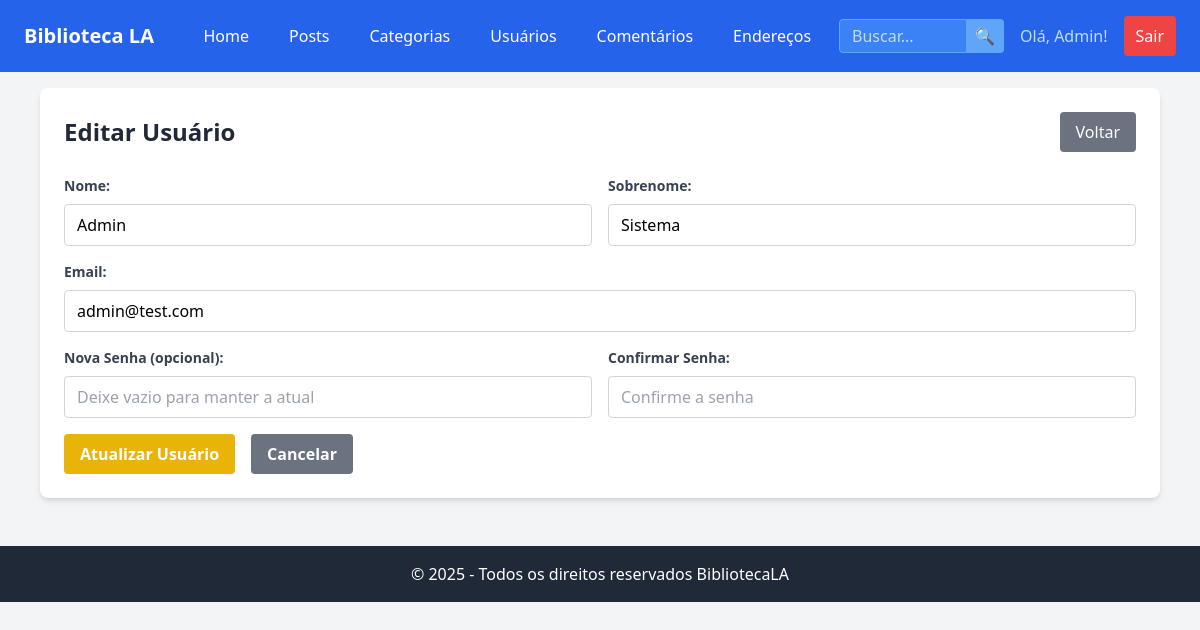
The app's page /admin/index.php?page=usuarios&action=edit&id=1 (signed in) with its own data.
### tables this page shows
CREATE TABLE IF NOT EXISTS `usuarios` (
  `id` INT AUTO_INCREMENT NOT NULL, 
  `nome` VARCHAR(255) NOT NULL,
  `sobrenome` VARCHAR(255) NOT NULL,
  `email` VARCHAR(255) NOT NULL,
  `password` VARCHAR(127) NOT NULL,
  `phone1` VARCHAR(45) NULL,
  `tipo_phone1` VARCHAR(16) NULL,
  `phone2` VARCHAR(45) NULL,
  `tipo_phone2` VARCHAR(16) NULL,
  `created_at` TIMESTAMP NOT NULL,
  `updated_at` TIMESTAMP NOT NULL,
  PRIMARY KEY (`id`));

### admin/database/Conexao.php (called while the page is built)
<?php
class Conexao {
    private static $host = 'localhost';
    private static $port = '3306';
    private static $dbname = 'meu_blog';
    private static $usuario = 'root';
    private static $senha = '';
    private static $pdo = null;
    public static function getConexao() {
        if (self::$pdo === null) {
            try {
                self::$pdo = new PDO(
                    'mysql:host=' . self::$host . ';port=' . self::$port . ';dbname=' . self::$dbname . ';charset=utf8',
                    self::$usuario,
                    self::$senha
                );
                self::$pdo->setAttribute(PDO::ATTR_ERRMODE, PDO::ERRMODE_EXCEPTION);
            } catch (PDOException $e) {
                die('Erro de conexão: ' . $e->getMessage());
            }
        }
        return self::$pdo;
    }
}
?>

### admin/services/UserService.php (called while the page is built, shortened)
<?php
require_once __DIR__ . '/../database/Conexao.php';
require_once __DIR__ . '/../database/Usuario.php';
class UserService {
    private $pdo;
    public function __construct() {
        $this->pdo = Conexao::getConexao();
    }
    public function getUserById($id) {
        $sql = "SELECT * FROM usuarios WHERE id = ?";
        $stmt = $this->pdo->prepare($sql);
        $stmt->execute([$id]);
        $row = $stmt->fetch();
        if ($row) {
            $user = new Usuario();
            $user->setId($row['id']);
            $user->setNome($row['nome']);
            $user->setSobrenome($row['sobrenome']);
            $user->setEmail($row['email']);
            return $user;
        }
        return null;
    }
}
?>

### admin/database/Usuario.php (called while the page is built, shortened)
<?php
class Usuario {
    private $nome;
    private $sobrenome;
    private $email;
    public function __construct($id = null, $nome = null, $sobrenome = null, $email = null, $password = null, $phone1 = null, $tipo_phone1 = null, $phone2 = null, $tipo_phone2 = null, $created_at = null, $updated_at = null) {
        $this->nome = $nome;
        $this->sobrenome = $sobrenome;
        $this->email = $email;
    }
    public function getNome() { return $this->nome; }
    public function setNome($nome) { $this->nome = $nome; }
    public function getSobrenome() { return $this->sobrenome; }
    public function setSobrenome($sobrenome) { $this->sobrenome = $sobrenome; }
    public function getEmail() { return $this->email; }
    public function setEmail($email) { $this->email = $email; }
}
?>

### admin/components/usuario/UsuarioForm.php (the view, shortened to what this page needs)
<?php
require_once __DIR__ . '/../../services/UserService.php';
$userService = new UserService();
$nome = '';
$sobrenome = '';
$email = '';
$isEdit = false;
if (isset($_GET['id'])) {
    $usuario_id = $_GET['id'];
    $usuario = $userService->getUserById($usuario_id);
    if ($usuario) {
        $nome = $usuario->getNome();
        $sobrenome = $usuario->getSobrenome();
        $email = $usuario->getEmail();
        $isEdit = true;
    }
}
?>
<div class="bg-white rounded-lg shadow-md p-6">
    <div class="flex justify-between items-center mb-6">
        <h2 class="text-2xl font-bold text-gray-800">
            <?php echo $isEdit ? 'Editar Usuário' : 'Novo Usuário'; ?>
        </h2>
        <a href="?page=usuarios" class="bg-gray-500 hover:bg-gray-600 text-white px-4 py-2 rounded">
            Voltar
        </a>
    </div>
    <form method="POST" class="space-y-4">
        <div class="grid grid-cols-1 md:grid-cols-2 gap-4">
            <div>
                <label class="block text-gray-700 text-sm font-bold mb-2">
                    Nome:
                </label>
                <input type="text" name="nome" required
                       class="w-full px-3 py-2 border border-gray-300 rounded focus:outline-none focus:border-yellow-500"
                       value="<?php echo htmlspecialchars($nome); ?>"
                       placeholder="Digite o nome">
            </div>
            <div>
                <label class="block text-gray-700 text-sm font-bold mb-2">
                    Sobrenome:
                </label>
                <input type="text" name="sobrenome" required
                       class="w-full px-3 py-2 border border-gray-300 rounded focus:outline-none focus:border-yellow-500"
                       value="<?php echo htmlspecialchars($sobrenome); ?>"
                       placeholder="Digite o sobrenome">
            </div>
        </div>
        <div>
            <label class="block text-gray-700 text-sm font-bold mb-2">
                Email:
            </label>
            <input type="email" name="email" required
                   class="w-full px-3 py-2 border border-gray-300 rounded focus:outline-none focus:border-yellow-500"
                   value="<?php echo htmlspecialchars($email); ?>"
                   placeholder="Digite o email">
        </div>
        <div class="grid grid-cols-1 md:grid-cols-2 gap-4">
            <div>
                <label class="block text-gray-700 text-sm font-bold mb-2">
                    <?php echo $isEdit ? 'Nova Senha (opcional):' : 'Senha:'; ?>
                </label>
                <input type="password" name="senha" <?php echo $isEdit ? '' : 'required'; ?>
                       class="w-full px-3 py-2 border border-gray-300 rounded focus:outline-none focus:border-yellow-500"
                       minlength="6"
                       placeholder="<?php echo $isEdit ? 'Deixe vazio para manter a atual' : 'Digite a senha'; ?>">
            </div>
            <div>
                <label class="block text-gray-700 text-sm font-bold mb-2">
                    Confirmar Senha:
                </label>
                <input type="password" name="confirma_senha" <?php echo $isEdit ? '' : 'required'; ?>
                       class="w-full px-3 py-2 border border-gray-300 rounded focus:outline-none focus:border-yellow-500"
                       minlength="6"
                       placeholder="Confirme a senha">
            </div>
        </div>
        <div class="flex space-x-4">
            <button type="submit"
                    class="bg-yellow-500 hover:bg-yellow-600 text-white font-bold py-2 px-4 rounded">
                <?php echo $isEdit ? 'Atualizar Usuário' : 'Criar Usuário'; ?>
            </button>
            <a href="?page=usuarios"
               class="bg-gray-500 hover:bg-gray-600 text-white font-bold py-2 px-4 rounded">
                Cancelar
            </a>
        </div>
    </form>
</div>

### records on screen
usuarios: nome "Admin", sobrenome "Sistema", email "admin@test.com"

### other values on screen
$user_name "Admin"
